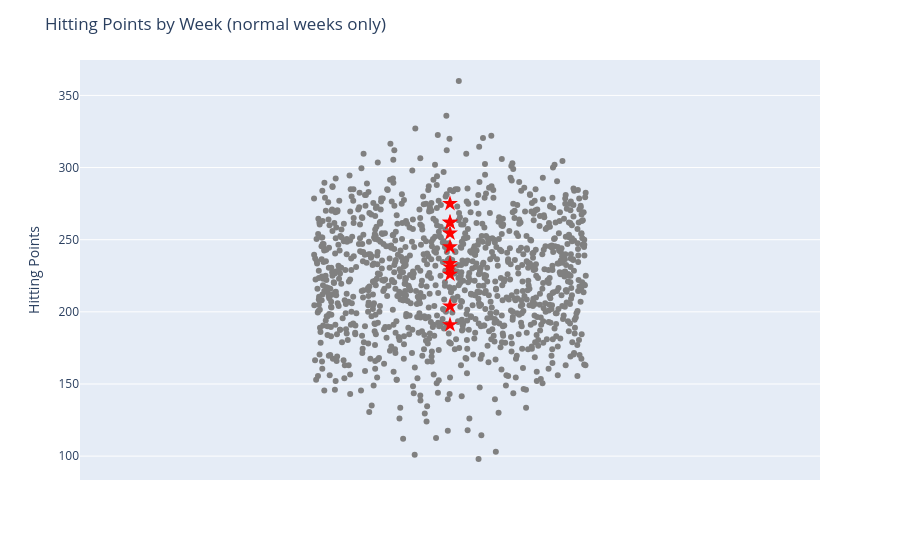

The cell this chart's notebook holds for it:
### Code cell
plot_points(tmp, 'hitting_points', 'Hitting Points', SEASON, WEEK)

### Figure 1 — Plotly figure (JSON) as saved in the notebook; plotly's stock layout.template omitted (floating-point values rounded to 4 significant figures; data arrays with more than 128 entries replaced by an {"elided": "..."} marker saying what was removed)
{"data": [{"alignmentgroup": "True", "boxpoints": "all", "customdata": {"elided": "1130x4 mixed values"}, "fillcolor": "rgba(255,255,255,0)", "hoveron": "points", "hovertemplate": "Season: %{customdata[0]}        <br>Week: %{customdata[1]}            <br>Playoffs: %{customdata[3]}                <br>Manager: %{customdata[2]}                    <br>Points: %{y:.2f}<extra></extra>", "legendgroup": "", "line": {"color": "rgba(255,255,255,0)"}, "marker": {"color": "gray"}, "name": "", "offsetgroup": "", "orientation": "v", "pointpos": 0, "showlegend": false, "type": "box", "x": {"elided": "1130 int values"}, "x0": " ", "xaxis": "x", "y": {"elided": "1130 float values"}, "y0": " ", "yaxis": "y"}, {"customdata": [[2026, 5, "Boyce", 0], [2026, 5, "Chris", 0], [2026, 5, "Andy", 0], [2026, 5, "Garth", 0], [2026, 5, "Sam", 0], [2026, 5, "Howard", 0], [2026, 5, "Dave", 0], [2026, 5, "Alex", 0], [2026, 5, "Rich", 0], [2026, 5, "Rouse", 0]], "hovertemplate": "Season: %{customdata[0]}        <br>Week: %{customdata[1]}            <br>Playoffs: %{customdata[3]}                <br>Manager: %{customdata[2]}                    <br>Points: %{y:.2f}<extra></extra>", "marker": {"color": "red", "size": 12, "symbol": "star"}, "mode": "markers", "type": "scatter", "x": [0, 0, 0, 0, 0, 0, 0, 0, 0, 0], "y": [191.0, 226.0, 262.0, 231.0, 262.0, 245.0, 254.5, 233.5, 275.0, 204.0]}], "layout": {"boxmode": "group", "legend": {"tracegroupgap": 0}, "margin": {"t": 60}, "showlegend": false, "title": {"text": "Hitting Points by Week (normal weeks only)"}, "xaxis": {"anchor": "y", "domain": [0, 1], "range": [-0.2, 0.2], "showticklabels": false, "title": {"text": ""}}, "yaxis": {"anchor": "x", "domain": [0, 1], "title": {"text": "Hitting Points"}}}}
